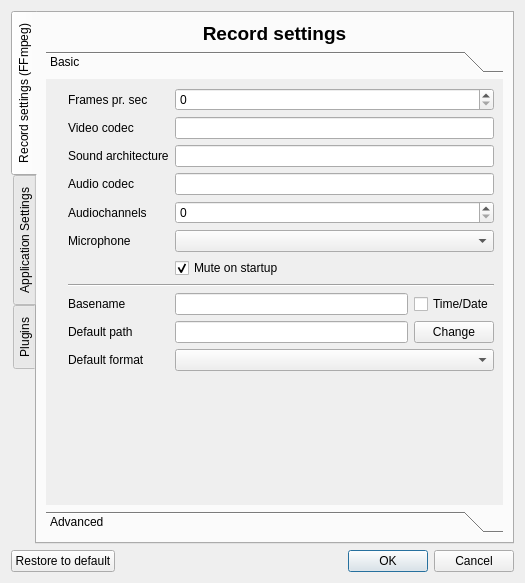
<?xml version="1.0" encoding="UTF-8"?>
<ui version="4.0">
 <class>SettingsDialog</class>
 <widget class="QDialog" name="SettingsDialog">
  <property name="geometry">
   <rect>
    <x>0</x>
    <y>0</y>
    <width>525</width>
    <height>583</height>
   </rect>
  </property>
  <property name="windowTitle">
   <string>Settings</string>
  </property>
  <layout class="QVBoxLayout" name="verticalLayout">
   <item>
    <widget class="QTabWidget" name="tabWidgetApplicationSettings">
     <property name="tabPosition">
      <enum>QTabWidget::West</enum>
     </property>
     <property name="currentIndex">
      <number>0</number>
     </property>
     <widget class="QWidget" name="tabRecordsettings">
      <attribute name="title">
       <string>Record settings (FFmpeg)</string>
      </attribute>
      <layout class="QVBoxLayout" name="verticalLayout_2">
       <item>
        <widget class="QLabel" name="labelRecordheader">
         <property name="font">
          <font>
           <pointsize>14</pointsize>
           <weight>75</weight>
           <bold>true</bold>
          </font>
         </property>
         <property name="text">
          <string>Record settings</string>
         </property>
         <property name="alignment">
          <set>Qt::AlignCenter</set>
         </property>
        </widget>
       </item>
       <item>
        <widget class="QToolBox" name="toolBox">
         <property name="currentIndex">
          <number>0</number>
         </property>
         <widget class="QWidget" name="page">
          <property name="geometry">
           <rect>
            <x>0</x>
            <y>0</y>
            <width>471</width>
            <height>442</height>
           </rect>
          </property>
          <attribute name="label">
           <string>Basic</string>
          </attribute>
          <layout class="QVBoxLayout" name="verticalLayout_4">
           <item>
            <layout class="QGridLayout" name="gridLayout_4">
             <item row="0" column="1">
              <widget class="QLabel" name="labelfps">
               <property name="text">
                <string>Frames pr. sec</string>
               </property>
              </widget>
             </item>
             <item row="0" column="2">
              <widget class="QSpinBox" name="spinBoxfps">
               <property name="toolTip">
                <string>Framerate in recording.</string>
               </property>
              </widget>
             </item>
             <item row="1" column="1">
              <widget class="QLabel" name="labelvideocodec">
               <property name="text">
                <string>Video codec</string>
               </property>
              </widget>
             </item>
             <item row="1" column="2">
              <widget class="QLineEdit" name="lineEditvideocodec">
               <property name="toolTip">
                <string>Video codec used in recording</string>
               </property>
              </widget>
             </item>
             <item row="3" column="1">
              <widget class="QLabel" name="labelaudiocodec">
               <property name="text">
                <string>Audio codec</string>
               </property>
              </widget>
             </item>
             <item row="3" column="2">
              <widget class="QLineEdit" name="lineEditaudiocodec">
               <property name="toolTip">
                <string>Audio codec used in the recording</string>
               </property>
              </widget>
             </item>
             <item row="4" column="1">
              <widget class="QLabel" name="labelaudiochannles">
               <property name="text">
                <string>Audiochannels</string>
               </property>
              </widget>
             </item>
             <item row="4" column="2">
              <widget class="QSpinBox" name="spinBoxaudiochannels">
               <property name="toolTip">
                <string>Number of audiochannels used. To record in mono set to 1, for stereo set to 2 etc.</string>
               </property>
              </widget>
             </item>
             <item row="5" column="1">
              <widget class="QLabel" name="labelRecordingdevice">
               <property name="text">
                <string>Microphone</string>
               </property>
              </widget>
             </item>
             <item row="7" column="1" colspan="2">
              <widget class="Line" name="line">
               <property name="orientation">
                <enum>Qt::Horizontal</enum>
               </property>
              </widget>
             </item>
             <item row="8" column="1">
              <widget class="QLabel" name="labelbasename">
               <property name="text">
                <string>Basename</string>
               </property>
              </widget>
             </item>
             <item row="8" column="2">
              <layout class="QGridLayout" name="gridLayout">
               <item row="0" column="0">
                <widget class="QLineEdit" name="lineEditbasename">
                 <property name="toolTip">
                  <string>Basename of recordings</string>
                 </property>
                </widget>
               </item>
               <item row="0" column="1">
                <widget class="QCheckBox" name="checkBoxbasenametimedate">
                 <property name="toolTip">
                  <string>Use time and date as the basename.</string>
                 </property>
                 <property name="text">
                  <string>Time/Date</string>
                 </property>
                </widget>
               </item>
              </layout>
             </item>
             <item row="9" column="1">
              <widget class="QLabel" name="labelpath">
               <property name="text">
                <string>Default path</string>
               </property>
              </widget>
             </item>
             <item row="9" column="2">
              <layout class="QGridLayout" name="gridLayout_3">
               <item row="0" column="0">
                <widget class="QLineEdit" name="lineEditpath">
                 <property name="toolTip">
                  <string>Location of recordings</string>
                 </property>
                 <property name="readOnly">
                  <bool>true</bool>
                 </property>
                </widget>
               </item>
               <item row="0" column="1">
                <widget class="QPushButton" name="pushButtonpathBrowse">
                 <property name="toolTip">
                  <string>Change default path.</string>
                 </property>
                 <property name="text">
                  <string>Change</string>
                 </property>
                </widget>
               </item>
              </layout>
             </item>
             <item row="10" column="1">
              <widget class="QLabel" name="labelFormat">
               <property name="text">
                <string>Default format</string>
               </property>
              </widget>
             </item>
             <item row="10" column="2">
              <widget class="QComboBox" name="comboBoxFormat">
               <property name="toolTip">
                <string>File format of the recording</string>
               </property>
              </widget>
             </item>
             <item row="5" column="2">
              <layout class="QGridLayout" name="gridLayout_5">
               <item row="0" column="0">
                <widget class="QComboBox" name="comboBoxrecording">
                 <property name="toolTip">
                  <string>Microphone used for audioinput</string>
                 </property>
                </widget>
               </item>
              </layout>
             </item>
             <item row="2" column="2">
              <widget class="QLineEdit" name="lineEditAudiosource">
               <property name="toolTip">
                <string>Sound architecture used in recording. This can be alsa, oss etc.</string>
               </property>
              </widget>
             </item>
             <item row="2" column="1">
              <widget class="QLabel" name="label_3">
               <property name="text">
                <string>Sound architecture</string>
               </property>
              </widget>
             </item>
             <item row="6" column="2">
              <widget class="QCheckBox" name="checkBoxMicMute">
               <property name="toolTip">
                <string>If selected the microphone is muted on startup</string>
               </property>
               <property name="text">
                <string>Mute on startup</string>
               </property>
               <property name="checked">
                <bool>true</bool>
               </property>
              </widget>
             </item>
             <item row="5" column="0">
              <widget class="QLabel" name="Pixmaplabel_microphone">
               <property name="text">
                <string/>
               </property>
               <property name="pixmap">
                <pixmap>../../../../../usr/share/icons/default.kde4/22x22/devices/audio-input-microphone.png</pixmap>
               </property>
              </widget>
             </item>
             <item row="9" column="0">
              <widget class="QLabel" name="Pixmaplabel_Defaultpath">
               <property name="text">
                <string/>
               </property>
               <property name="pixmap">
                <pixmap>../../../../../usr/share/icons/default.kde4/22x22/places/folder-video.png</pixmap>
               </property>
              </widget>
             </item>
             <item row="1" column="0">
              <widget class="QLabel" name="Pixmaplabel_videocodec">
               <property name="text">
                <string/>
               </property>
               <property name="pixmap">
                <pixmap>../../../../../usr/share/icons/default.kde4/22x22/devices/video-display.png</pixmap>
               </property>
              </widget>
             </item>
             <item row="3" column="0">
              <widget class="QLabel" name="Pixmaplabel_videocodec_2">
               <property name="text">
                <string/>
               </property>
               <property name="pixmap">
                <pixmap>../../../../../usr/share/icons/default.kde4/22x22/apps/preferences-desktop-sound.png</pixmap>
               </property>
              </widget>
             </item>
             <item row="10" column="0">
              <widget class="QLabel" name="Pixmaplabel_Defaultformat">
               <property name="text">
                <string/>
               </property>
               <property name="pixmap">
                <pixmap>../../../../../usr/share/icons/default.kde4/22x22/mimetypes/video-x-generic.png</pixmap>
               </property>
              </widget>
             </item>
             <item row="8" column="0">
              <widget class="QLabel" name="Pixmaplabel_basename">
               <property name="text">
                <string/>
               </property>
               <property name="pixmap">
                <pixmap>../../../../../usr/share/icons/default.kde4/22x22/actions/edit-rename.png</pixmap>
               </property>
              </widget>
             </item>
            </layout>
           </item>
           <item>
            <spacer name="verticalSpacer">
             <property name="orientation">
              <enum>Qt::Vertical</enum>
             </property>
             <property name="sizeHint" stdset="0">
              <size>
               <width>20</width>
               <height>44</height>
              </size>
             </property>
            </spacer>
           </item>
          </layout>
         </widget>
         <widget class="QWidget" name="page_2">
          <property name="geometry">
           <rect>
            <x>0</x>
            <y>0</y>
            <width>471</width>
            <height>442</height>
           </rect>
          </property>
          <attribute name="label">
           <string>Advanced</string>
          </attribute>
          <layout class="QVBoxLayout" name="verticalLayout_5">
           <item>
            <layout class="QGridLayout" name="gridLayout_7">
             <item row="0" column="0">
              <widget class="QLabel" name="labeladvancedapre">
               <property name="text">
                <string notr="true">-apre</string>
               </property>
              </widget>
             </item>
             <item row="0" column="1">
              <widget class="QLineEdit" name="lineEditadvancedapre"/>
             </item>
             <item row="0" column="2">
              <widget class="QCheckBox" name="checkBoxadvancedapre">
               <property name="text">
                <string>Use</string>
               </property>
              </widget>
             </item>
            </layout>
           </item>
           <item>
            <layout class="QGridLayout" name="gridLayout_8">
             <item row="0" column="2">
              <widget class="QCheckBox" name="checkBoxadvancedvpreuse">
               <property name="text">
                <string>Use</string>
               </property>
              </widget>
             </item>
             <item row="0" column="1">
              <widget class="QLineEdit" name="lineEditadvancedvpre"/>
             </item>
             <item row="0" column="0">
              <widget class="QLabel" name="labeladvancedvpre">
               <property name="text">
                <string notr="true">-vpre</string>
               </property>
              </widget>
             </item>
             <item row="1" column="0">
              <widget class="QLabel" name="labeladvancedpreset">
               <property name="text">
                <string notr="true">-preset</string>
               </property>
              </widget>
             </item>
             <item row="1" column="2">
              <widget class="QCheckBox" name="checkBoxadvancepreset">
               <property name="text">
                <string>Use</string>
               </property>
              </widget>
             </item>
             <item row="1" column="1">
              <widget class="QLineEdit" name="lineEditadvancedpreset"/>
             </item>
            </layout>
           </item>
           <item>
            <spacer name="verticalSpacer_4">
             <property name="orientation">
              <enum>Qt::Vertical</enum>
             </property>
             <property name="sizeHint" stdset="0">
              <size>
               <width>20</width>
               <height>314</height>
              </size>
             </property>
            </spacer>
           </item>
          </layout>
         </widget>
        </widget>
       </item>
      </layout>
     </widget>
     <widget class="QWidget" name="tabApplicationSettings">
      <attribute name="title">
       <string>Application Settings</string>
      </attribute>
      <layout class="QVBoxLayout" name="verticalLayout_3">
       <item>
        <widget class="QLabel" name="labelAppSettingsheader">
         <property name="font">
          <font>
           <pointsize>14</pointsize>
           <weight>75</weight>
           <bold>true</bold>
          </font>
         </property>
         <property name="text">
          <string>Application settings</string>
         </property>
         <property name="alignment">
          <set>Qt::AlignCenter</set>
         </property>
        </widget>
       </item>
       <item>
        <layout class="QGridLayout" name="gridLayout_6">
         <item row="3" column="2">
          <widget class="QLineEdit" name="lineEditFFmpeg">
           <property name="readOnly">
            <bool>true</bool>
           </property>
          </widget>
         </item>
         <item row="1" column="1">
          <widget class="QLabel" name="labelPreviewPlayer">
           <property name="text">
            <string>Preview player</string>
           </property>
          </widget>
         </item>
         <item row="0" column="1">
          <widget class="QLabel" name="labelLanguage">
           <property name="text">
            <string>Language</string>
           </property>
          </widget>
         </item>
         <item row="1" column="0">
          <widget class="QLabel" name="Pixlabel_previewplayer">
           <property name="text">
            <string/>
           </property>
           <property name="pixmap">
            <pixmap>../../../../../usr/share/icons/oxygen/22x22/actions/player-time.png</pixmap>
           </property>
          </widget>
         </item>
         <item row="0" column="0">
          <widget class="QLabel" name="Pixmaplabel_Language">
           <property name="text">
            <string/>
           </property>
           <property name="pixmap">
            <pixmap>../../../../../usr/share/icons/oxygen/22x22/categories/applications-education-language.png</pixmap>
           </property>
          </widget>
         </item>
         <item row="5" column="1">
          <widget class="QLabel" name="labelSinglewindowredrectangle">
           <property name="text">
            <string>Show red rectangle</string>
           </property>
          </widget>
         </item>
         <item row="4" column="0" colspan="3">
          <widget class="QLabel" name="labelSinglewindowHeader">
           <property name="font">
            <font>
             <weight>75</weight>
             <bold>true</bold>
            </font>
           </property>
           <property name="text">
            <string>Single Window</string>
           </property>
           <property name="alignment">
            <set>Qt::AlignCenter</set>
           </property>
          </widget>
         </item>
         <item row="3" column="3">
          <widget class="QPushButton" name="pushButtonFFmpegbrowse">
           <property name="text">
            <string>...</string>
           </property>
          </widget>
         </item>
         <item row="2" column="2" colspan="2">
          <widget class="QCheckBox" name="checkBoxPreviewplayer">
           <property name="toolTip">
            <string>Use the integrated player rather than the player chosen above</string>
           </property>
           <property name="text">
            <string>Use integrated player</string>
           </property>
          </widget>
         </item>
         <item row="1" column="2" colspan="2">
          <widget class="QLineEdit" name="lineEditPreviewplayer"/>
         </item>
         <item row="0" column="2" colspan="2">
          <widget class="QComboBox" name="comboBoxLanguage"/>
         </item>
         <item row="5" column="2" colspan="2">
          <widget class="QCheckBox" name="checkBoxSinglewindowredrectangle">
           <property name="toolTip">
            <string>Show a red rectangle that marks the area which is beeing recorded.</string>
           </property>
           <property name="text">
            <string>Enable/Disable</string>
           </property>
          </widget>
         </item>
         <item row="6" column="2" colspan="2">
          <spacer name="horizontalSpacer">
           <property name="orientation">
            <enum>Qt::Horizontal</enum>
           </property>
           <property name="sizeHint" stdset="0">
            <size>
             <width>278</width>
             <height>17</height>
            </size>
           </property>
          </spacer>
         </item>
         <item row="3" column="1">
          <widget class="QLabel" name="labelFFmpeg">
           <property name="text">
            <string>FFmpeg</string>
           </property>
          </widget>
         </item>
        </layout>
       </item>
       <item>
        <spacer name="verticalSpacer_2">
         <property name="orientation">
          <enum>Qt::Vertical</enum>
         </property>
         <property name="sizeHint" stdset="0">
          <size>
           <width>20</width>
           <height>189</height>
          </size>
         </property>
        </spacer>
       </item>
       <item>
        <widget class="QLabel" name="label_2">
         <property name="text">
          <string>NOTE: Some changes might first apply after a restart of this program</string>
         </property>
        </widget>
       </item>
      </layout>
     </widget>
     <widget class="QWidget" name="tabPlugins">
      <attribute name="title">
       <string>Plugins</string>
      </attribute>
      <layout class="QVBoxLayout" name="verticalLayout_6">
       <item>
        <widget class="QLabel" name="labelHeaderPlugins">
         <property name="font">
          <font>
           <pointsize>14</pointsize>
           <weight>75</weight>
           <bold>true</bold>
          </font>
         </property>
         <property name="text">
          <string>PlugIns</string>
         </property>
         <property name="alignment">
          <set>Qt::AlignCenter</set>
         </property>
        </widget>
       </item>
       <item>
        <layout class="QGridLayout" name="gridLayout_10">
         <item row="0" column="0">
          <widget class="QLabel" name="labelPluginsEnabled">
           <property name="text">
            <string>Plugins</string>
           </property>
          </widget>
         </item>
         <item row="0" column="1" rowspan="2">
          <layout class="QGridLayout" name="gridLayout_9">
           <item row="0" column="0">
            <widget class="QCheckBox" name="checkBoxPluginsEnabled">
             <property name="text">
              <string>Enable/Disable</string>
             </property>
            </widget>
           </item>
           <item row="1" column="0">
            <widget class="QLineEdit" name="lineEditPluginsPath"/>
           </item>
          </layout>
         </item>
         <item row="1" column="0">
          <widget class="QLabel" name="labelPluginsPath">
           <property name="text">
            <string>Plugins location</string>
           </property>
          </widget>
         </item>
        </layout>
       </item>
       <item>
        <widget class="QTreeWidget" name="treeWidgetPlugIns">
         <column>
          <property name="text">
           <string>Name</string>
          </property>
         </column>
         <column>
          <property name="text">
           <string>Enabled</string>
          </property>
         </column>
         <column>
          <property name="text">
           <string>Description</string>
          </property>
         </column>
        </widget>
       </item>
      </layout>
     </widget>
    </widget>
   </item>
   <item>
    <layout class="QGridLayout" name="gridLayout_2">
     <item row="0" column="1">
      <widget class="QDialogButtonBox" name="buttonBox">
       <property name="statusTip">
        <string>Save or decline changes</string>
       </property>
       <property name="orientation">
        <enum>Qt::Horizontal</enum>
       </property>
       <property name="standardButtons">
        <set>QDialogButtonBox::Cancel|QDialogButtonBox::Ok</set>
       </property>
      </widget>
     </item>
     <item row="0" column="0">
      <widget class="QPushButton" name="pushButtonRestore">
       <property name="toolTip">
        <string>Restores the settings to the defaults. Please note, these can not be undone!</string>
       </property>
       <property name="statusTip">
        <string>Restore to default. PLEASE NOTE: CAN NOT BE UNDONE!</string>
       </property>
       <property name="text">
        <string>Restore to default</string>
       </property>
      </widget>
     </item>
    </layout>
   </item>
  </layout>
 </widget>
 <resources/>
 <connections>
  <connection>
   <sender>buttonBox</sender>
   <signal>accepted()</signal>
   <receiver>SettingsDialog</receiver>
   <slot>accept()</slot>
   <hints>
    <hint type="sourcelabel">
     <x>244</x>
     <y>324</y>
    </hint>
    <hint type="destinationlabel">
     <x>157</x>
     <y>274</y>
    </hint>
   </hints>
  </connection>
  <connection>
   <sender>buttonBox</sender>
   <signal>rejected()</signal>
   <receiver>SettingsDialog</receiver>
   <slot>reject()</slot>
   <hints>
    <hint type="sourcelabel">
     <x>312</x>
     <y>324</y>
    </hint>
    <hint type="destinationlabel">
     <x>286</x>
     <y>274</y>
    </hint>
   </hints>
  </connection>
 </connections>
</ui>
